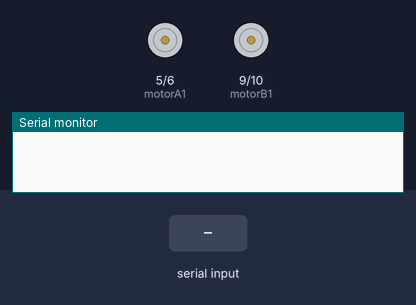
The sketch below on a simulated Arduino Uno, built with avr-gcc and run on an emulated ATmega328P. Parts: motor-driver pin pairs drawn as motors (green arrow = first pin HIGH = forward, orange = second pin HIGH = backward, longer = more drive), the last lines printed to the serial monitor. The inputs (shaded band) are chosen by the test bench.

Above: at 1.2 s.
1.3 s: "f" received over Serial
At 1.6 s:
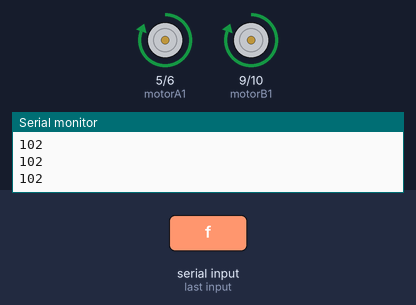
2.8 s: "R" received over Serial
At 4.0 s:
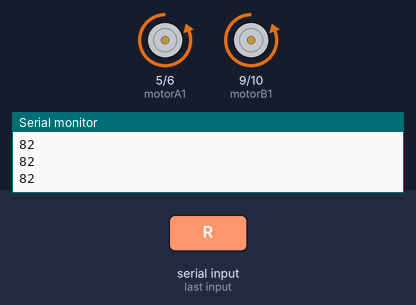
4.3 s: "r" received over Serial
At 5.3 s:
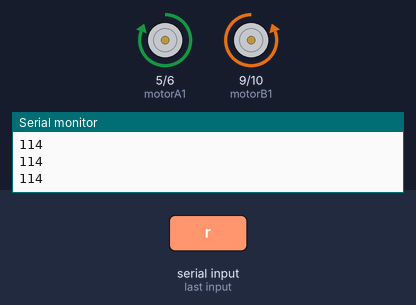
5.8 s: "l" received over Serial
At 6.6 s:
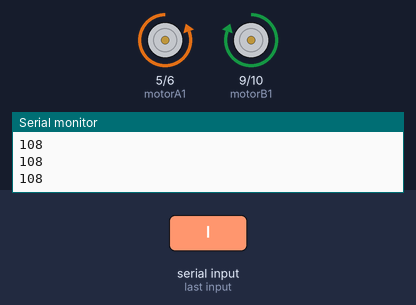
7.3 s: "s" received over Serial
At 7.6 s:
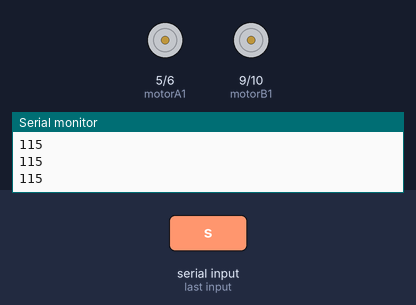
Timing chart, 0 to 9.8 s (numbered marks = the images above; inputs shaded):
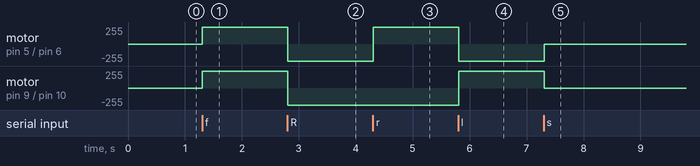

Measured:
- after the input at 1.3 s, motor on pin 5 (motorA1) / pin 6 (motorA2), motor on pin 9 (motorB1) / pin 10 (motorB2): stopped → forward 255/255 at once
- after the input at 2.8 s, motor on pin 5 (motorA1) / pin 6 (motorA2), motor on pin 9 (motorB1) / pin 10 (motorB2): forward 255/255 → backward 255/255 at once
- after the input at 4.3 s, motor on pin 5 (motorA1) / pin 6 (motorA2): backward 255/255 → forward 255/255 at once
- after the input at 5.8 s, motor on pin 5 (motorA1) / pin 6 (motorA2): forward 255/255 → backward 255/255 at once; motor on pin 9 (motorB1) / pin 10 (motorB2): backward 255/255 → forward 255/255 at once
- after the input at 7.3 s, motor on pin 5 (motorA1) / pin 6 (motorA2): backward 255/255 → stopped at once; motor on pin 9 (motorB1) / pin 10 (motorB2): forward 255/255 → stopped at once

The sketch:

RC_Car.ino
```cpp
int motorA1 = 5; // Pin  2 of L293
int motorA2 = 6; // Pin  7 of L293
int motorB1 = 9; // Pin 10 of L293
int motorB2 = 10; // Pin 14 of L293
int vel = 255; // Speed Of Motors (0-255)
int state = '0'; // Initialise Motors

void setup() {
Serial.begin(9600); // Initialize serial communication at 9600 bits per second
   // Set pins as outputs
pinMode(motorA1, OUTPUT);
pinMode(motorA2, OUTPUT);
pinMode(motorB1, OUTPUT);
pinMode(motorB2, OUTPUT);
}

void loop() {

if(Serial.available()>0){ // Reads from bluetooth and stores its value
state = Serial.read();
}
if(state=='f'){ // Forward
  Serial.println(state);
analogWrite(motorA1, vel);
analogWrite(motorA2, 0);
analogWrite(motorB1, vel);
analogWrite(motorB2, 0);
}
if(state=='R'){ // Reverse
    Serial.println(state);
analogWrite(motorA1, 0);
analogWrite(motorA2, vel);
analogWrite(motorB1, 0);
analogWrite(motorB2, vel);
}
if(state=='r'){ // Right
    Serial.println(state);
analogWrite(motorA1, vel);
analogWrite(motorA2, 0);
analogWrite(motorB1, 0);
analogWrite(motorB2, vel);
}
if(state=='l'){ // Left
    Serial.println(state);
analogWrite(motorA1, 0);
analogWrite(motorA2, vel);
analogWrite(motorB1, vel);
analogWrite(motorB2, 0);
}
if(state=='s'){ // Stop
    Serial.println(state);
analogWrite(motorA1, 0);
analogWrite(motorA2, 0);
analogWrite(motorB1, 0);
analogWrite(motorB2, 0);

}

}
```
